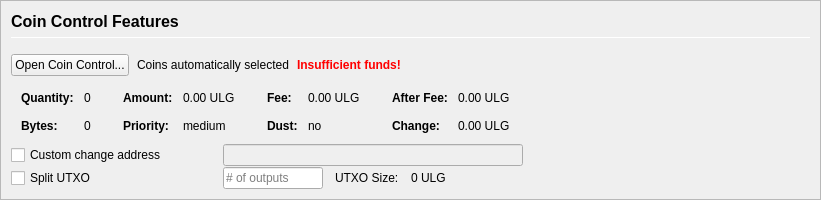
         <widget class="QFrame" name="frameCoinControl">
          <property name="sizePolicy">
           <sizepolicy hsizetype="Expanding" vsizetype="Expanding">
            <horstretch>0</horstretch>
            <verstretch>0</verstretch>
           </sizepolicy>
          </property>
          <property name="maximumSize">
           <size>
            <width>16777215</width>
            <height>16777215</height>
           </size>
          </property>
          <property name="frameShape">
           <enum>QFrame::StyledPanel</enum>
          </property>
          <property name="frameShadow">
           <enum>QFrame::Sunken</enum>
          </property>
          <layout class="QVBoxLayout" name="verticalLayoutCoinControl2">
           <property name="spacing">
            <number>0</number>
           </property>
           <property name="leftMargin">
            <number>0</number>
           </property>
           <property name="topMargin">
            <number>0</number>
           </property>
           <property name="rightMargin">
            <number>0</number>
           </property>
           <property name="bottomMargin">
            <number>0</number>
           </property>
           <item>
            <widget class="QFrame" name="frameCoinControl_BG">
             <layout class="QVBoxLayout" name="verticalLayoutCoinControl" stretch="0,0,0,0,0,0">
              <property name="spacing">
               <number>1</number>
              </property>
              <property name="leftMargin">
               <number>10</number>
              </property>
              <property name="topMargin">
               <number>10</number>
              </property>
              <item>
               <layout class="QHBoxLayout" name="horizontalLayoutCoinControl1">
                <property name="bottomMargin">
                 <number>15</number>
                </property>
                <item>
                 <layout class="QVBoxLayout" name="verticalLayout_3">
                  <property name="spacing">
                   <number>6</number>
                  </property>
                  <item>
                   <widget class="QLabel" name="labelCoinControlFeatures">
                    <property name="sizePolicy">
                     <sizepolicy hsizetype="Preferred" vsizetype="Maximum">
                      <horstretch>0</horstretch>
                      <verstretch>0</verstretch>
                     </sizepolicy>
                    </property>
                    <property name="minimumSize">
                     <size>
                      <width>0</width>
                      <height>20</height>
                     </size>
                    </property>
                    <property name="font">
                     <font>
                      <pointsize>12</pointsize>
                      <weight>75</weight>
                      <bold>true</bold>
                     </font>
                    </property>
                    <property name="styleSheet">
                     <string notr="true">font-weight:bold;</string>
                    </property>
                    <property name="text">
                     <string>Coin Control Features</string>
                    </property>
                   </widget>
                  </item>
                  <item>
                   <widget class="Line" name="line">
                    <property name="minimumSize">
                     <size>
                      <width>0</width>
                      <height>1</height>
                     </size>
                    </property>
                    <property name="maximumSize">
                     <size>
                      <width>16777215</width>
                      <height>1</height>
                     </size>
                    </property>
                    <property name="orientation">
                     <enum>Qt::Horizontal</enum>
                    </property>
                   </widget>
                  </item>
                 </layout>
                </item>
               </layout>
              </item>
              <item>
               <layout class="QHBoxLayout" name="horizontalLayoutCoinControl2" stretch="0,0,0,0">
                <property name="spacing">
                 <number>8</number>
                </property>
                <property name="bottomMargin">
                 <number>10</number>
                </property>
                <item>
                 <widget class="QPushButton" name="pushButtonCoinControl">
                  <property name="styleSheet">
                   <string notr="true"/>
                  </property>
                  <property name="text">
                   <string>Open Coin Control...</string>
                  </property>
                  <property name="autoDefault">
                   <bool>false</bool>
                  </property>
                 </widget>
                </item>
                <item>
                 <widget class="QLabel" name="labelCoinControlAutomaticallySelected">
                  <property name="text">
                   <string>Coins automatically selected</string>
                  </property>
                  <property name="margin">
                   <number>5</number>
                  </property>
                 </widget>
                </item>
                <item>
                 <widget class="QLabel" name="labelCoinControlInsuffFunds">
                  <property name="font">
                   <font>
                    <weight>75</weight>
                    <bold>true</bold>
                   </font>
                  </property>
                  <property name="styleSheet">
                   <string notr="true">color:red;font-weight:bold;</string>
                  </property>
                  <property name="text">
                   <string>Insufficient funds!</string>
                  </property>
                  <property name="margin">
                   <number>5</number>
                  </property>
                 </widget>
                </item>
                <item>
                 <spacer name="horizontalSpacerCoinControl">
                  <property name="orientation">
                   <enum>Qt::Horizontal</enum>
                  </property>
                  <property name="sizeHint" stdset="0">
                   <size>
                    <width>40</width>
                    <height>1</height>
                   </size>
                  </property>
                 </spacer>
                </item>
               </layout>
              </item>
              <item>
               <widget class="QWidget" name="widgetCoinControl" native="true">
                <property name="sizePolicy">
                 <sizepolicy hsizetype="Preferred" vsizetype="Preferred">
                  <horstretch>0</horstretch>
                  <verstretch>0</verstretch>
                 </sizepolicy>
                </property>
                <property name="minimumSize">
                 <size>
                  <width>0</width>
                  <height>0</height>
                 </size>
                </property>
                <property name="styleSheet">
                 <string notr="true"/>
                </property>
                <layout class="QHBoxLayout" name="horizontalLayoutCoinControl5">
                 <property name="leftMargin">
                  <number>0</number>
                 </property>
                 <property name="topMargin">
                  <number>0</number>
                 </property>
                 <property name="rightMargin">
                  <number>0</number>
                 </property>
                 <property name="bottomMargin">
                  <number>0</number>
                 </property>
                 <item>
                  <layout class="QHBoxLayout" name="horizontalLayoutCoinControl3" stretch="0,0,0,1">
                   <property name="spacing">
                    <number>20</number>
                   </property>
                   <property name="topMargin">
                    <number>0</number>
                   </property>
                   <property name="bottomMargin">
                    <number>10</number>
                   </property>
                   <item>
                    <layout class="QFormLayout" name="formLayoutCoinControl1">
                     <property name="horizontalSpacing">
                      <number>10</number>
                     </property>
                     <property name="verticalSpacing">
                      <number>14</number>
                     </property>
                     <property name="leftMargin">
                      <number>10</number>
                     </property>
                     <property name="topMargin">
                      <number>4</number>
                     </property>
                     <property name="rightMargin">
                      <number>6</number>
                     </property>
                     <item row="0" column="0">
                      <widget class="QLabel" name="labelCoinControlQuantityText">
                       <property name="font">
                        <font>
                         <weight>75</weight>
                         <bold>true</bold>
                        </font>
                       </property>
                       <property name="text">
                        <string>Quantity:</string>
                       </property>
                       <property name="margin">
                        <number>0</number>
                       </property>
                      </widget>
                     </item>
                     <item row="0" column="1">
                      <widget class="QLabel" name="labelCoinControlQuantity">
                       <property name="cursor">
                        <cursorShape>IBeamCursor</cursorShape>
                       </property>
                       <property name="contextMenuPolicy">
                        <enum>Qt::ActionsContextMenu</enum>
                       </property>
                       <property name="text">
                        <string notr="true">0</string>
                       </property>
                       <property name="margin">
                        <number>0</number>
                       </property>
                       <property name="textInteractionFlags">
                        <set>Qt::LinksAccessibleByMouse|Qt::TextSelectableByKeyboard|Qt::TextSelectableByMouse</set>
                       </property>
                      </widget>
                     </item>
                     <item row="1" column="0">
                      <widget class="QLabel" name="labelCoinControlBytesText">
                       <property name="font">
                        <font>
                         <weight>75</weight>
                         <bold>true</bold>
                        </font>
                       </property>
                       <property name="text">
                        <string>Bytes:</string>
                       </property>
                      </widget>
                     </item>
                     <item row="1" column="1">
                      <widget class="QLabel" name="labelCoinControlBytes">
                       <property name="cursor">
                        <cursorShape>IBeamCursor</cursorShape>
                       </property>
                       <property name="contextMenuPolicy">
                        <enum>Qt::ActionsContextMenu</enum>
                       </property>
                       <property name="text">
                        <string notr="true">0</string>
                       </property>
                       <property name="textInteractionFlags">
                        <set>Qt::LinksAccessibleByMouse|Qt::TextSelectableByKeyboard|Qt::TextSelectableByMouse</set>
                       </property>
                      </widget>
                     </item>
                    </layout>
                   </item>
                   <item>
                    <layout class="QFormLayout" name="formLayoutCoinControl2">
                     <property name="horizontalSpacing">
                      <number>10</number>
                     </property>
                     <property name="verticalSpacing">
                      <number>14</number>
                     </property>
                     <property name="leftMargin">
                      <number>6</number>
                     </property>
                     <property name="topMargin">
                      <number>4</number>
                     </property>
                     <property name="rightMargin">
                      <number>6</number>
                     </property>
                     <item row="0" column="0">
                      <widget class="QLabel" name="labelCoinControlAmountText">
                       <property name="font">
                        <font>
                         <weight>75</weight>
                         <bold>true</bold>
                        </font>
                       </property>
                       <property name="text">
                        <string>Amount:</string>
                       </property>
                       <property name="margin">
                        <number>0</number>
                       </property>
                      </widget>
                     </item>
                     <item row="0" column="1">
                      <widget class="QLabel" name="labelCoinControlAmount">
                       <property name="cursor">
                        <cursorShape>IBeamCursor</cursorShape>
                       </property>
                       <property name="contextMenuPolicy">
                        <enum>Qt::ActionsContextMenu</enum>
                       </property>
                       <property name="text">
                        <string notr="true">0.00 ULG</string>
                       </property>
                       <property name="textInteractionFlags">
                        <set>Qt::LinksAccessibleByMouse|Qt::TextSelectableByKeyboard|Qt::TextSelectableByMouse</set>
                       </property>
                      </widget>
                     </item>
                     <item row="1" column="0">
                      <widget class="QLabel" name="labelCoinControlPriorityText">
                       <property name="font">
                        <font>
                         <weight>75</weight>
                         <bold>true</bold>
                        </font>
                       </property>
                       <property name="text">
                        <string>Priority:</string>
                       </property>
                      </widget>
                     </item>
                     <item row="1" column="1">
                      <widget class="QLabel" name="labelCoinControlPriority">
                       <property name="cursor">
                        <cursorShape>IBeamCursor</cursorShape>
                       </property>
                       <property name="contextMenuPolicy">
                        <enum>Qt::ActionsContextMenu</enum>
                       </property>
                       <property name="text">
                        <string>medium</string>
                       </property>
                       <property name="textInteractionFlags">
                        <set>Qt::LinksAccessibleByMouse|Qt::TextSelectableByKeyboard|Qt::TextSelectableByMouse</set>
                       </property>
                      </widget>
                     </item>
                    </layout>
                   </item>
                   <item>
                    <layout class="QFormLayout" name="formLayoutCoinControl3">
                     <property name="horizontalSpacing">
                      <number>10</number>
                     </property>
                     <property name="verticalSpacing">
                      <number>14</number>
                     </property>
                     <property name="leftMargin">
                      <number>6</number>
                     </property>
                     <property name="topMargin">
                      <number>4</number>
                     </property>
                     <property name="rightMargin">
                      <number>6</number>
                     </property>
                     <item row="0" column="0">
                      <widget class="QLabel" name="labelCoinControlFeeText">
                       <property name="font">
                        <font>
                         <weight>75</weight>
                         <bold>true</bold>
                        </font>
                       </property>
                       <property name="text">
                        <string>Fee:</string>
                       </property>
                       <property name="margin">
                        <number>0</number>
                       </property>
                      </widget>
                     </item>
                     <item row="0" column="1">
                      <widget class="QLabel" name="labelCoinControlFee">
                       <property name="cursor">
                        <cursorShape>IBeamCursor</cursorShape>
                       </property>
                       <property name="contextMenuPolicy">
                        <enum>Qt::ActionsContextMenu</enum>
                       </property>
                       <property name="text">
                        <string notr="true">0.00 ULG</string>
                       </property>
                       <property name="textInteractionFlags">
                        <set>Qt::LinksAccessibleByMouse|Qt::TextSelectableByKeyboard|Qt::TextSelectableByMouse</set>
                       </property>
                      </widget>
                     </item>
                     <item row="1" column="0">
                      <widget class="QLabel" name="labelCoinControlLowOutputText">
                       <property name="font">
                        <font>
                         <weight>75</weight>
                         <bold>true</bold>
                        </font>
                       </property>
                       <property name="text">
                        <string>Dust:</string>
                       </property>
                      </widget>
                     </item>
                     <item row="1" column="1">
                      <widget class="QLabel" name="labelCoinControlLowOutput">
                       <property name="cursor">
                        <cursorShape>IBeamCursor</cursorShape>
                       </property>
                       <property name="contextMenuPolicy">
                        <enum>Qt::ActionsContextMenu</enum>
                       </property>
                       <property name="text">
                        <string>no</string>
                       </property>
                       <property name="textInteractionFlags">
                        <set>Qt::LinksAccessibleByMouse|Qt::TextSelectableByKeyboard|Qt::TextSelectableByMouse</set>
                       </property>
                      </widget>
                     </item>
                    </layout>
                   </item>
                   <item>
                    <layout class="QFormLayout" name="formLayoutCoinControl4">
                     <property name="horizontalSpacing">
                      <number>10</number>
                     </property>
                     <property name="verticalSpacing">
                      <number>14</number>
                     </property>
                     <property name="leftMargin">
                      <number>6</number>
                     </property>
                     <property name="topMargin">
                      <number>4</number>
                     </property>
                     <property name="rightMargin">
                      <number>6</number>
                     </property>
                     <item row="0" column="0">
                      <widget class="QLabel" name="labelCoinControlAfterFeeText">
                       <property name="font">
                        <font>
                         <weight>75</weight>
                         <bold>true</bold>
                        </font>
                       </property>
                       <property name="text">
                        <string>After Fee:</string>
                       </property>
                       <property name="margin">
                        <number>0</number>
                       </property>
                      </widget>
                     </item>
                     <item row="0" column="1">
                      <widget class="QLabel" name="labelCoinControlAfterFee">
                       <property name="cursor">
                        <cursorShape>IBeamCursor</cursorShape>
                       </property>
                       <property name="contextMenuPolicy">
                        <enum>Qt::ActionsContextMenu</enum>
                       </property>
                       <property name="text">
                        <string notr="true">0.00 ULG</string>
                       </property>
                       <property name="textInteractionFlags">
                        <set>Qt::LinksAccessibleByMouse|Qt::TextSelectableByKeyboard|Qt::TextSelectableByMouse</set>
                       </property>
                      </widget>
                     </item>
                     <item row="1" column="0">
                      <widget class="QLabel" name="labelCoinControlChangeText">
                       <property name="font">
                        <font>
                         <weight>75</weight>
                         <bold>true</bold>
                        </font>
                       </property>
                       <property name="text">
                        <string>Change:</string>
                       </property>
                      </widget>
                     </item>
                     <item row="1" column="1">
                      <widget class="QLabel" name="labelCoinControlChange">
                       <property name="cursor">
                        <cursorShape>IBeamCursor</cursorShape>
                       </property>
                       <property name="contextMenuPolicy">
                        <enum>Qt::ActionsContextMenu</enum>
                       </property>
                       <property name="text">
                        <string notr="true">0.00 ULG</string>
                       </property>
                       <property name="textInteractionFlags">
                        <set>Qt::LinksAccessibleByMouse|Qt::TextSelectableByKeyboard|Qt::TextSelectableByMouse</set>
                       </property>
                      </widget>
                     </item>
                    </layout>
                   </item>
                  </layout>
                 </item>
                </layout>
               </widget>
              </item>
              <item>
               <layout class="QHBoxLayout" name="horizontalLayoutCoinControl4">
                <property name="spacing">
                 <number>12</number>
                </property>
                <property name="sizeConstraint">
                 <enum>QLayout::SetDefaultConstraint</enum>
                </property>
                <property name="topMargin">
                 <number>0</number>
                </property>
                <property name="rightMargin">
                 <number>0</number>
                </property>
                <item>
                 <widget class="QCheckBox" name="checkBoxCoinControlChange">
                  <property name="sizePolicy">
                   <sizepolicy hsizetype="Preferred" vsizetype="Preferred">
                    <horstretch>0</horstretch>
                    <verstretch>0</verstretch>
                   </sizepolicy>
                  </property>
                  <property name="minimumSize">
                   <size>
                    <width>200</width>
                    <height>0</height>
                   </size>
                  </property>
                  <property name="maximumSize">
                   <size>
                    <width>200</width>
                    <height>16777215</height>
                   </size>
                  </property>
                  <property name="toolTip">
                   <string>If this is activated, but the change address is empty or invalid, change will be sent to a newly generated address.</string>
                  </property>
                  <property name="text">
                   <string>Custom change address</string>
                  </property>
                 </widget>
                </item>
                <item>
                 <widget class="QValidatedLineEdit" name="lineEditCoinControlChange">
                  <property name="enabled">
                   <bool>false</bool>
                  </property>
                  <property name="sizePolicy">
                   <sizepolicy hsizetype="Preferred" vsizetype="Preferred">
                    <horstretch>0</horstretch>
                    <verstretch>0</verstretch>
                   </sizepolicy>
                  </property>
                  <property name="minimumSize">
                   <size>
                    <width>300</width>
                    <height>0</height>
                   </size>
                  </property>
                 </widget>
                </item>
                <item>
                 <widget class="QLabel" name="labelCoinControlChangeLabel">
                  <property name="sizePolicy">
                   <sizepolicy hsizetype="Preferred" vsizetype="Preferred">
                    <horstretch>0</horstretch>
                    <verstretch>0</verstretch>
                   </sizepolicy>
                  </property>
                  <property name="minimumSize">
                   <size>
                    <width>100</width>
                    <height>0</height>
                   </size>
                  </property>
                  <property name="text">
                   <string/>
                  </property>
                  <property name="margin">
                   <number>3</number>
                  </property>
                 </widget>
                </item>
               </layout>
              </item>
              <item>
               <layout class="QHBoxLayout" name="horizontalLayoutCoinControl6">
                <property name="spacing">
                 <number>12</number>
                </property>
                <property name="rightMargin">
                 <number>0</number>
                </property>
                <item>
                 <widget class="QCheckBox" name="splitBlockCheckBox">
                  <property name="sizePolicy">
                   <sizepolicy hsizetype="Preferred" vsizetype="Preferred">
                    <horstretch>0</horstretch>
                    <verstretch>0</verstretch>
                   </sizepolicy>
                  </property>
                  <property name="minimumSize">
                   <size>
                    <width>200</width>
                    <height>0</height>
                   </size>
                  </property>
                  <property name="maximumSize">
                   <size>
                    <width>200</width>
                    <height>16777215</height>
                   </size>
                  </property>
                  <property name="text">
                   <string>Split UTXO</string>
                  </property>
                 </widget>
                </item>
                <item>
                 <widget class="QLineEdit" name="splitBlockLineEdit">
                  <property name="sizePolicy">
                   <sizepolicy hsizetype="Preferred" vsizetype="Preferred">
                    <horstretch>50</horstretch>
                    <verstretch>0</verstretch>
                   </sizepolicy>
                  </property>
                  <property name="minimumSize">
                   <size>
                    <width>100</width>
                    <height>0</height>
                   </size>
                  </property>
                  <property name="maximumSize">
                   <size>
                    <width>100</width>
                    <height>16777215</height>
                   </size>
                  </property>
                  <property name="placeholderText">
                   <string># of outputs</string>
                  </property>
                 </widget>
                </item>
                <item>
                 <widget class="QLabel" name="labelBlockSizeText">
                  <property name="text">
                   <string>UTXO Size:</string>
                  </property>
                 </widget>
                </item>
                <item>
                 <widget class="QLabel" name="labelBlockSize">
                  <property name="text">
                   <string>0 ULG</string>
                  </property>
                 </widget>
                </item>
                <item>
                 <spacer name="horizontalSpacer_7">
                  <property name="orientation">
                   <enum>Qt::Horizontal</enum>
                  </property>
                  <property name="sizeHint" stdset="0">
                   <size>
                    <width>40</width>
                    <height>20</height>
                   </size>
                  </property>
                 </spacer>
                </item>
               </layout>
              </item>
              <item>
               <spacer name="verticalSpacerCoinControl">
                <property name="orientation">
                 <enum>Qt::Vertical</enum>
                </property>
                <property name="sizeHint" stdset="0">
                 <size>
                  <width>800</width>
                  <height>1</height>
                 </size>
                </property>
               </spacer>
              </item>
             </layout>
            </widget>
           </item>
          </layout>
         </widget>
